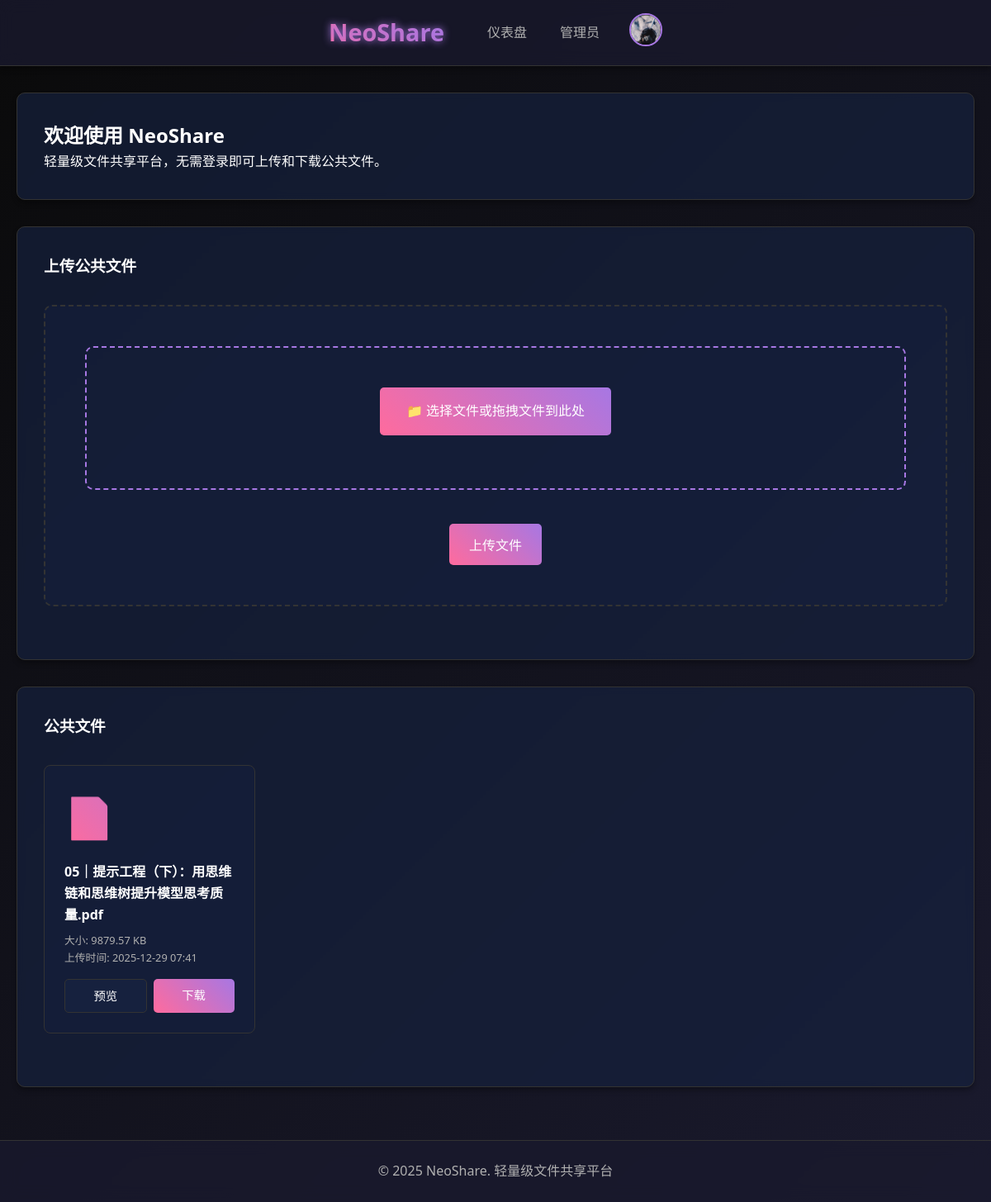
The page / (signed in) on the database as committed earlier.
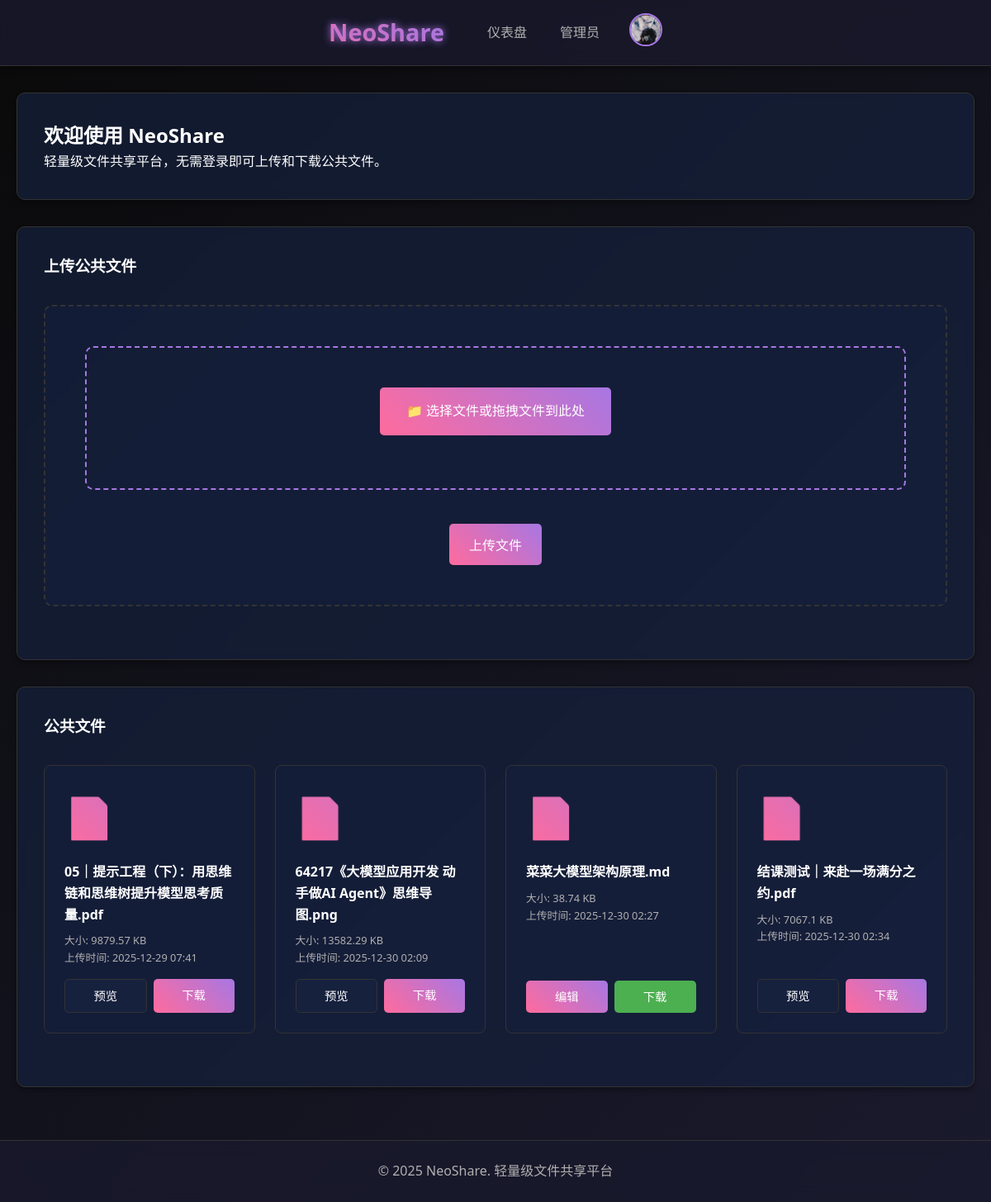
The same page on the database as committed later.
### new_app.py (models this page shows)
class User(UserMixin, db.Model):
    id = db.Column(db.Integer, primary_key=True)
    username = db.Column(db.String(80), unique=True, nullable=False)
    email = db.Column(db.String(120), unique=True, nullable=False)
    password = db.Column(db.String(200), nullable=False)
    nickname = db.Column(db.String(80), default='')
    avatar = db.Column(db.String(200), default='default.jpg')
    is_admin = db.Column(db.Boolean, default=False)
    is_banned = db.Column(db.Boolean, default=False)
    created_at = db.Column(db.DateTime, default=datetime.utcnow)
    files = db.relationship('File', backref='owner', lazy=True)

class File(db.Model):
    id = db.Column(db.Integer, primary_key=True)
    filename = db.Column(db.String(200), nullable=False)
    filepath = db.Column(db.String(400), nullable=False)
    owner_id = db.Column(db.Integer, db.ForeignKey('user.id'), nullable=True)
    is_public = db.Column(db.Boolean, default=False)
    created_at = db.Column(db.DateTime, default=datetime.utcnow)
    updated_at = db.Column(db.DateTime, default=datetime.utcnow, onupdate=datetime.utcnow)
    file_size = db.Column(db.Integer, nullable=False)

### new_app.py (the view)
@app.route('/')
def index():
    public_files = File.query.filter_by(is_public=True).all()
    return render_template('new_index.html', public_files=public_files)

### new_app.py (called while the page is built)
@login_manager.user_loader
def load_user(user_id):
    return User.query.get(int(user_id))

### templates/new_index.html (shortened to what this page needs)
{% extends 'new_base.html' %}
{% block content %}
    <div class="card">
        <h2>欢迎使用 NeoShare</h2>
        <p>轻量级文件共享平台，无需登录即可上传和下载公共文件。</p>
    </div>
    <div class="card">
        <h3>上传公共文件</h3>
        <form method="POST" action="/upload" enctype="multipart/form-data" class="upload-form">
            <div id="drag-drop-area" style="border: 2px dashed var(--accent-purple); border-radius: 10px; padding: 3rem; text-align: center; margin-bottom: 1rem; transition: all 0.3s ease;">
                <label for="file-upload" class="upload-label">
                    📁 选择文件或拖拽文件到此处
                </label>
            </div>
            <br>
            <button type="submit" class="btn btn-primary">上传文件</button>
        </form>
    </div>
    <div class="card">
        <h3>公共文件</h3>
        <div class="file-list">
            {% for file in public_files %}
                <div class="file-item">
                    <div class="file-icon">📄</div>
                    <div class="file-name">{{ file.filename }}</div>
                    <div class="file-meta">
                        <p>大小: {{ (file.file_size / 1024)|round(2) }} KB</p>
                        <p>上传时间: {{ file.created_at.strftime('%Y-%m-%d %H:%M') }}</p>
                    </div>
                    <div class="file-actions">
                        {% set ext = file.filename.rsplit('.', 1)[1].lower() if '.' in file.filename else '' %}
                        {% set editable_ext = ['txt', 'md', 'markdown', 'py', 'js', 'html', 'css', 'json', 'xml', 'yaml', 'yml', 'sh', 'bat', 'cmd', 'java', 'c', 'cpp', 'h', 'hpp', 'php', 'rb', 'go', 'rust', 'swift', 'kt'] %}
                        {% set archive_ext = ['zip', 'rar', '7z', 'tar', 'gz', 'bz2', 'xz'] %}
                        {% if ext in archive_ext %}
                            <a href="{{ url_for('download_file', filename=file.filepath.replace('uploads_new/', '')) }}" class="btn btn-primary">下载</a>
                        {% elif ext in editable_ext %}
                            <a href="{{ url_for('edit_file', file_id=file.id) }}" class="btn btn-primary">编辑</a>
                            <a href="{{ url_for('download_file', filename=file.filepath.replace('uploads_new/', '')) }}" class="btn btn-success">下载</a>
                        {% else %}
                            <a href="{{ url_for('preview_file', file_id=file.id) }}" class="btn btn-secondary">预览</a>
                            <a href="{{ url_for('download_file', filename=file.filepath.replace('uploads_new/', '')) }}" class="btn btn-primary">下载</a>
                        {% endif %}
                    </div>
                </div>
            {% endfor %}
        </div>
    </div>
{% endblock %}

### templates/new_base.html (shortened to what this page needs)
<!DOCTYPE html>
<html lang="zh-CN">
<head>
    <link rel="stylesheet" href="{{ url_for('static', filename='css/new_style.css') }}">
</head>
<body>
    <div class="grid-container">
        <header class="header">
            <div class="container">
                <div class="header-content">
                    <h1 class="logo">NeoShare</h1>
                    <nav class="nav">
                        {% if current_user.is_authenticated %}
                            <a href="{{ url_for('dashboard') }}">仪表盘</a>
                            {% if current_user.is_admin %}
                                <a href="{{ url_for('admin') }}">管理员</a>
                            {% endif %}
                            <div class="user-dropdown">
                                <button class="dropdown-toggle" aria-expanded="false">
                                    <img src="{{ url_for('static', filename='images/' + current_user.avatar) }}" alt="头像" class="dropdown-avatar">
                                </button>
                            </div>
                        {% else %}
                            <a href="{{ url_for('index') }}">首页</a>
                            <a href="{{ url_for('login') }}">登录</a>
                            <a href="{{ url_for('register') }}">注册</a>
                        {% endif %}
                    </nav>
                </div>
            </div>
        </header>
        <main class="main">
            <div class="container">
                {% block content %}
                {% endblock %}
            </div>
        </main>
        <footer class="footer">
            <div class="container">
                <p>&copy; 2025 NeoShare. 轻量级文件共享平台</p>
            </div>
        </footer>
    </div>
</body>
</html>

Rows that differ between the two databases and show on the page:
added File: filename "64217《大模型应用开发 动手做AI Agent》思维导图.png", (file.file_size/1024)|round(2) "13582.29", created_at "2025-12-30 02:09"
added File: filename "菜菜大模型架构原理.md", (file.file_size/1024)|round(2) "38.74", created_at "2025-12-30 02:27"
added File: filename "结课测试｜来赴一场满分之约.pdf", (file.file_size/1024)|round(2) "7067.1", created_at "2025-12-30 02:34"
